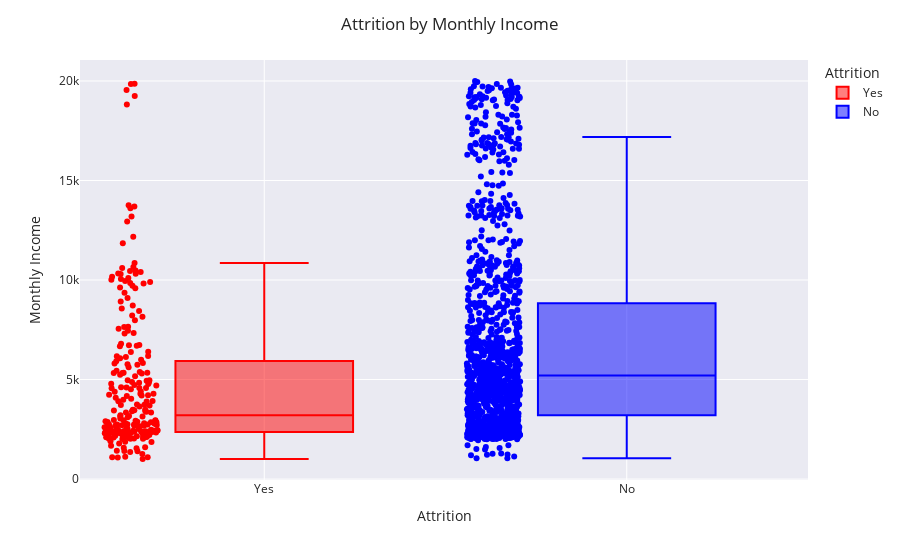

Notebook source saved alongside this figure:
### Code cell
fig = px.box(attrition_monthincome, x='Attrition', y='MonthlyIncome', color='Attrition', 
             points='all',color_discrete_map={'No': 'blue', 'Yes': 'red'})

fig.update_layout(
    title='Attrition by Monthly Income',
    xaxis=dict(title='Attrition'),
    yaxis=dict(title='Monthly Income'),
    template='seaborn'
    
)

fig.show()

### Figure 1 — Plotly figure (JSON) as saved in the notebook; plotly's stock layout.template omitted (floating-point values rounded to 4 significant figures; data arrays with more than 128 entries replaced by an {"elided": "..."} marker saying what was removed)
{"data": [{"alignmentgroup": "True", "boxpoints": "all", "hovertemplate": "Attrition=%{x}<br>MonthlyIncome=%{y}<extra></extra>", "legendgroup": "Yes", "marker": {"color": "red"}, "name": "Yes", "notched": false, "offsetgroup": "Yes", "orientation": "v", "showlegend": true, "type": "box", "x": {"elided": "237 str values"}, "x0": " ", "xaxis": "x", "y": {"elided": "237 int values"}, "y0": " ", "yaxis": "y"}, {"alignmentgroup": "True", "boxpoints": "all", "hovertemplate": "Attrition=%{x}<br>MonthlyIncome=%{y}<extra></extra>", "legendgroup": "No", "marker": {"color": "blue"}, "name": "No", "notched": false, "offsetgroup": "No", "orientation": "v", "showlegend": true, "type": "box", "x": {"elided": "1233 str values"}, "x0": " ", "xaxis": "x", "y": {"elided": "1233 int values"}, "y0": " ", "yaxis": "y"}], "layout": {"boxmode": "overlay", "legend": {"title": {"text": "Attrition"}, "tracegroupgap": 0}, "margin": {"t": 60}, "title": {"text": "Attrition by Monthly Income"}, "xaxis": {"anchor": "y", "categoryarray": ["Yes", "No"], "categoryorder": "array", "domain": [0, 1], "title": {"text": "Attrition"}}, "yaxis": {"anchor": "x", "domain": [0, 1], "title": {"text": "Monthly Income"}}}}
